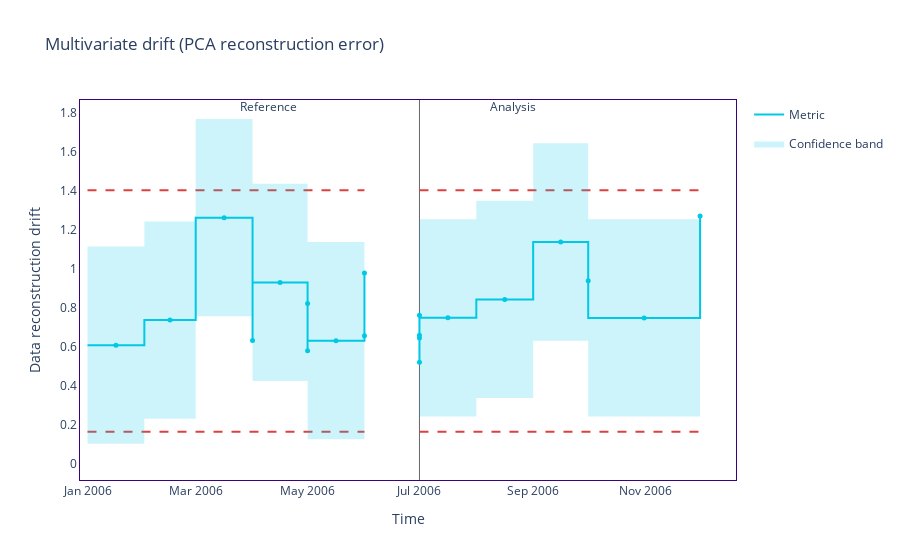

The cell this chart's notebook holds for it:
### Code cell
figure = result_2006.plot()

figure.show()

### Figure 1 — Plotly figure (JSON) as saved in the notebook; plotly's stock layout.template omitted (floating-point values rounded to 4 significant figures)
{"data": [{"hoverinfo": "skip", "legendgroup": "metric_reference", "line": {"color": "#00c8e5", "shape": "hv", "width": 2}, "mode": "lines", "name": "Metric", "showlegend": true, "type": "scatter", "x": ["2006-01-01T00:00:00", "2006-02-01T00:00:00", "2006-03-01T00:00:00", "2006-04-01T00:00:00", "2006-04-01T00:00:00", "2006-05-01T00:00:00", "2006-05-01T00:00:00", "2006-05-01T00:00:00", "2006-06-01T00:00:00", "2006-06-01T00:00:00", "2006-06-01T00:00:00"], "y": [0.6078, 0.7366, 1.261, 0.6321, 0.9294, 0.8218, 0.5796, 0.6308, 0.9768, 0.6562, 0.6562]}, {"customdata": [["Data reconstruction drift", "<b style=\"color:#00c8e5;line-height:60px\">Reference</b>", "", "[0:14]", "From <b>Jan-01-2006</b> to <b>Feb-01-2006</b>", 0.6078, 0.5054], ["Data reconstruction drift", "<b style=\"color:#00c8e5;line-height:60px\">Reference</b>", "", "[15:29]", "From <b>Feb-01-2006</b> to <b>Mar-01-2006</b>", 0.7366, 0.5054], ["Data reconstruction drift", "<b style=\"color:#00c8e5;line-height:60px\">Reference</b>", "", "[30:44]", "From <b>Mar-01-2006</b> to <b>Apr-01-2006</b>", 1.261, 0.5054], ["Data reconstruction drift", "<b style=\"color:#00c8e5;line-height:60px\">Reference</b>", "", "[45:59]", "From <b>Apr-01-2006</b> to <b>Apr-01-2006</b>", 0.6321, 0.5054], ["Data reconstruction drift", "<b style=\"color:#00c8e5;line-height:60px\">Reference</b>", "", "[60:74]", "From <b>Apr-01-2006</b> to <b>May-01-2006</b>", 0.9294, 0.5054], ["Data reconstruction drift", "<b style=\"color:#00c8e5;line-height:60px\">Reference</b>", "", "[75:89]", "From <b>May-01-2006</b> to <b>May-01-2006</b>", 0.8218, 0.5054], ["Data reconstruction drift", "<b style=\"color:#00c8e5;line-height:60px\">Reference</b>", "", "[90:104]", "From <b>May-01-2006</b> to <b>May-01-2006</b>", 0.5796, 0.5054], ["Data reconstruction drift", "<b style=\"color:#00c8e5;line-height:60px\">Reference</b>", "", "[105:119]", "From <b>May-01-2006</b> to <b>Jun-01-2006</b>", 0.6308, 0.5054], ["Data reconstruction drift", "<b style=\"color:#00c8e5;line-height:60px\">Reference</b>", "", "[120:134]", "From <b>Jun-01-2006</b> to <b>Jun-01-2006</b>", 0.9768, 0.5054], ["Data reconstruction drift", "<b style=\"color:#00c8e5;line-height:60px\">Reference</b>", "", "[150:149]", "From <b>Jun-01-2006</b> to <b>Jun-01-2006</b>", 0.6562, 0.4173]], "hovertemplate": "%{customdata[1]} &nbsp; &nbsp; %{customdata[2]} <br />Chunk: <b>%{customdata[3]}</b> &nbsp; &nbsp; %{customdata[4]} <br />%{customdata[0]}: <b>%{customdata[5]}</b><br />Confidence band: +/- <b>%{customdata[6]}</b><br /><extra></extra>", "legendgroup": "metric_reference", "marker": {"color": "#00c8e5", "size": 5, "symbol": "circle"}, "mode": "markers", "name": "Metric", "showlegend": false, "type": "scatter", "x": ["2006-01-16T12:00:00", "2006-02-15T00:00:00", "2006-03-16T12:00:00", "2006-04-01T00:00:00", "2006-04-16T00:00:00", "2006-05-01T00:00:00", "2006-05-01T00:00:00", "2006-05-16T12:00:00", "2006-06-01T00:00:00", "2006-06-01T00:00:00"], "y": [0.6078, 0.7366, 1.261, 0.6321, 0.9294, 0.8218, 0.5796, 0.6308, 0.9768, 0.6562, 0.6562]}, {"hoverinfo": "skip", "legendgroup": "metric_analysis", "line": {"color": "#00c8e5", "shape": "hv", "width": 2}, "mode": "lines", "name": "Metric", "showlegend": false, "type": "scatter", "x": ["2006-07-01T00:00:00", "2006-07-01T00:00:00", "2006-07-01T00:00:00", "2006-07-01T00:00:00", "2006-07-01T00:00:00", "2006-08-01T00:00:00", "2006-09-01T00:00:00", "2006-10-01T00:00:00", "2006-10-01T00:00:00", "2006-12-01T00:00:00", "2006-12-01T00:00:00"], "y": [0.5198, 0.6442, 0.6585, 0.7615, 0.7478, 0.8423, 1.136, 0.9375, 0.7471, 1.269, 1.269]}, {"customdata": [["Data reconstruction drift", "<b style=\"color:#3b0280;line-height:60px\">Analysis</b>", "", "[0:14]", "From <b>Jul-01-2006</b> to <b>Jul-01-2006</b>", 0.5198, 0.5054], ["Data reconstruction drift", "<b style=\"color:#3b0280;line-height:60px\">Analysis</b>", "", "[15:29]", "From <b>Jul-01-2006</b> to <b>Jul-01-2006</b>", 0.6442, 0.5054], ["Data reconstruction drift", "<b style=\"color:#3b0280;line-height:60px\">Analysis</b>", "", "[30:44]", "From <b>Jul-01-2006</b> to <b>Jul-01-2006</b>", 0.6585, 0.5054], ["Data reconstruction drift", "<b style=\"color:#3b0280;line-height:60px\">Analysis</b>", "", "[45:59]", "From <b>Jul-01-2006</b> to <b>Jul-01-2006</b>", 0.7615, 0.5054], ["Data reconstruction drift", "<b style=\"color:#3b0280;line-height:60px\">Analysis</b>", "", "[60:74]", "From <b>Jul-01-2006</b> to <b>Aug-01-2006</b>", 0.7478, 0.5054], ["Data reconstruction drift", "<b style=\"color:#3b0280;line-height:60px\">Analysis</b>", "", "[75:89]", "From <b>Aug-01-2006</b> to <b>Aug-01-2006</b>", 0.8423, 0.5054], ["Data reconstruction drift", "<b style=\"color:#3b0280;line-height:60px\">Analysis</b>", "", "[90:104]", "From <b>Sep-01-2006</b> to <b>Sep-01-2006</b>", 1.136, 0.5054], ["Data reconstruction drift", "<b style=\"color:#3b0280;line-height:60px\">Analysis</b>", "", "[105:119]", "From <b>Oct-01-2006</b> to <b>Oct-01-2006</b>", 0.9375, 0.5054], ["Data reconstruction drift", "<b style=\"color:#3b0280;line-height:60px\">Analysis</b>", "", "[120:134]", "From <b>Oct-01-2006</b> to <b>Nov-01-2006</b>", 0.7471, 0.5054], ["Data reconstruction drift", "<b style=\"color:#3b0280;line-height:60px\">Analysis</b>", "", "[150:149]", "From <b>Dec-01-2006</b> to <b>Dec-01-2006</b>", 1.269, 0.4173]], "hovertemplate": "%{customdata[1]} &nbsp; &nbsp; %{customdata[2]} <br />Chunk: <b>%{customdata[3]}</b> &nbsp; &nbsp; %{customdata[4]} <br />%{customdata[0]}: <b>%{customdata[5]}</b><br />Confidence band: +/- <b>%{customdata[6]}</b><br /><extra></extra>", "legendgroup": "metric_analysis", "marker": {"color": "#00c8e5", "size": 5, "symbol": "circle"}, "mode": "markers", "name": "Metric", "showlegend": false, "type": "scatter", "x": ["2006-07-01T00:00:00", "2006-07-01T00:00:00", "2006-07-01T00:00:00", "2006-07-01T00:00:00", "2006-07-16T12:00:00", "2006-08-16T12:00:00", "2006-09-16T00:00:00", "2006-10-01T00:00:00", "2006-10-31T12:00:00", "2006-12-01T00:00:00"], "y": [0.5198, 0.6442, 0.6585, 0.7615, 0.7478, 0.8423, 1.136, 0.9375, 0.7471, 1.269, 1.269]}, {"hoverinfo": "skip", "legendgroup": "alert", "marker": {"color": "#DD4040", "size": 8, "symbol": "diamond"}, "mode": "markers", "name": "Alert", "showlegend": true, "type": "scatter", "x": [], "y": []}, {"hoverinfo": "skip", "legendgroup": "thresh", "line": {"color": "#DD4040", "dash": "dash", "width": 2}, "mode": "lines", "name": "Threshold", "showlegend": false, "type": "scatter", "x": ["2006-01-01T00:00:00", "2006-02-01T00:00:00", "2006-03-01T00:00:00", "2006-04-01T00:00:00", "2006-04-01T00:00:00", "2006-05-01T00:00:00", "2006-05-01T00:00:00", "2006-05-01T00:00:00", "2006-06-01T00:00:00", "2006-06-01T00:00:00", "2006-06-01T00:00:00"], "y": [1.402, 1.402, 1.402, 1.402, 1.402, 1.402, 1.402, 1.402, 1.402, 1.402, 1.402]}, {"hoverinfo": "skip", "legendgroup": "thresh", "line": {"color": "#DD4040", "dash": "dash", "width": 2}, "mode": "lines", "name": "Threshold", "showlegend": false, "type": "scatter", "x": ["2006-01-01T00:00:00", "2006-02-01T00:00:00", "2006-03-01T00:00:00", "2006-04-01T00:00:00", "2006-04-01T00:00:00", "2006-05-01T00:00:00", "2006-05-01T00:00:00", "2006-05-01T00:00:00", "2006-06-01T00:00:00", "2006-06-01T00:00:00", "2006-06-01T00:00:00"], "y": [0.1646, 0.1646, 0.1646, 0.1646, 0.1646, 0.1646, 0.1646, 0.1646, 0.1646, 0.1646, 0.1646]}, {"hoverinfo": "skip", "legendgroup": "thresh", "line": {"color": "#DD4040", "dash": "dash", "width": 2}, "mode": "lines", "name": "Threshold", "showlegend": false, "type": "scatter", "x": ["2006-07-01T00:00:00", "2006-07-01T00:00:00", "2006-07-01T00:00:00", "2006-07-01T00:00:00", "2006-07-01T00:00:00", "2006-08-01T00:00:00", "2006-09-01T00:00:00", "2006-10-01T00:00:00", "2006-10-01T00:00:00", "2006-12-01T00:00:00", "2006-12-01T00:00:00"], "y": [1.402, 1.402, 1.402, 1.402, 1.402, 1.402, 1.402, 1.402, 1.402, 1.402, 1.402]}, {"hoverinfo": "skip", "legendgroup": "thresh", "line": {"color": "#DD4040", "dash": "dash", "width": 2}, "mode": "lines", "name": "Threshold", "showlegend": false, "type": "scatter", "x": ["2006-07-01T00:00:00", "2006-07-01T00:00:00", "2006-07-01T00:00:00", "2006-07-01T00:00:00", "2006-07-01T00:00:00", "2006-08-01T00:00:00", "2006-09-01T00:00:00", "2006-10-01T00:00:00", "2006-10-01T00:00:00", "2006-12-01T00:00:00", "2006-12-01T00:00:00"], "y": [0.1646, 0.1646, 0.1646, 0.1646, 0.1646, 0.1646, 0.1646, 0.1646, 0.1646, 0.1646, 0.1646]}, {"hoverinfo": "skip", "line": {"color": "rgba(0,0,0,0)", "shape": "hv"}, "mode": "lines", "name": "Confidence band", "showlegend": false, "type": "scatter", "x": ["2006-01-01T00:00:00", "2006-02-01T00:00:00", "2006-03-01T00:00:00", "2006-04-01T00:00:00", "2006-04-01T00:00:00", "2006-05-01T00:00:00", "2006-05-01T00:00:00", "2006-05-01T00:00:00", "2006-06-01T00:00:00", "2006-06-01T00:00:00", "2006-06-01T00:00:00"], "y": [1.113, 1.242, 1.766, 1.137, 1.435, 1.327, 1.085, 1.136, 1.482, 1.073, 1.073]}, {"fill": "tonexty", "fillcolor": "rgba(0.0, 0.7843137254901961, 0.8980392156862745, 0.2)", "hoverinfo": "skip", "line": {"color": "rgba(0,0,0,0)", "shape": "hv"}, "mode": "lines", "name": "Confidence band", "showlegend": true, "type": "scatter", "x": ["2006-01-01T00:00:00", "2006-02-01T00:00:00", "2006-03-01T00:00:00", "2006-04-01T00:00:00", "2006-04-01T00:00:00", "2006-05-01T00:00:00", "2006-05-01T00:00:00", "2006-05-01T00:00:00", "2006-06-01T00:00:00", "2006-06-01T00:00:00", "2006-06-01T00:00:00"], "y": [0.1024, 0.2312, 0.7556, 0.1268, 0.424, 0.3165, 0.07423, 0.1255, 0.4715, 0.2389, 0.2389]}, {"hoverinfo": "skip", "line": {"color": "rgba(0,0,0,0)", "shape": "hv"}, "mode": "lines", "name": "Confidence band", "showlegend": false, "type": "scatter", "x": ["2006-07-01T00:00:00", "2006-07-01T00:00:00", "2006-07-01T00:00:00", "2006-07-01T00:00:00", "2006-07-01T00:00:00", "2006-08-01T00:00:00", "2006-09-01T00:00:00", "2006-10-01T00:00:00", "2006-10-01T00:00:00", "2006-12-01T00:00:00", "2006-12-01T00:00:00"], "y": [1.025, 1.15, 1.164, 1.267, 1.253, 1.348, 1.642, 1.443, 1.252, 1.686, 1.686]}, {"fill": "tonexty", "fillcolor": "rgba(0.0, 0.7843137254901961, 0.8980392156862745, 0.2)", "hoverinfo": "skip", "line": {"color": "rgba(0,0,0,0)", "shape": "hv"}, "mode": "lines", "name": "Confidence band", "showlegend": false, "type": "scatter", "x": ["2006-07-01T00:00:00", "2006-07-01T00:00:00", "2006-07-01T00:00:00", "2006-07-01T00:00:00", "2006-07-01T00:00:00", "2006-08-01T00:00:00", "2006-09-01T00:00:00", "2006-10-01T00:00:00", "2006-10-01T00:00:00", "2006-12-01T00:00:00", "2006-12-01T00:00:00"], "y": [0.01442, 0.1388, 0.1531, 0.2561, 0.2424, 0.337, 0.631, 0.4321, 0.2418, 0.8519, 0.8519]}], "layout": {"annotations": [{"showarrow": false, "text": "Reference", "x": "2006-04-04T04:48:00", "xshift": 10, "y": 1.01, "yref": "y domain"}, {"showarrow": false, "text": "Analysis", "x": "2006-08-13T00:00:00", "xshift": 15, "y": 1.01, "yref": "y domain"}], "hoverlabel": {"bgcolor": "white", "font": {"size": 14}}, "legend": {"itemclick": false, "itemdoubleclick": false, "traceorder": "grouped"}, "paper_bgcolor": "rgba(255,255,255,1)", "plot_bgcolor": "rgba(255,255,255,1)", "shapes": [{"layer": "below", "line": {"color": "#666666", "width": 1}, "type": "line", "x0": "2006-07-01T00:00:00", "x1": "2006-07-01T00:00:00", "xref": "x", "y0": 0, "y1": 1, "yref": "y domain"}], "title": {"text": "Multivariate drift (PCA reconstruction error)"}, "xaxis": {"linecolor": "#3b0280", "matches": "x", "mirror": true, "showgrid": false, "title": {"text": "Time"}, "zeroline": false}, "yaxis": {"linecolor": "#3b0280", "mirror": true, "showgrid": false, "title": {"text": "Data reconstruction drift"}, "zeroline": false}}}
